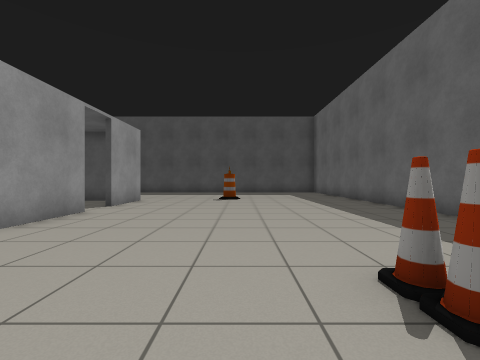
view 1 (above)

20 first-person views from a walk through a Gazebo world. The camera is 0.9 m above the floor, looks level and sees 90° across. The floor is counted in squares, 1 m on a side. Each view is taken from the middle of a square. On the plan, view 1 faces up. The plan holds only what a view shows up to about 10 squares ahead; the rest is blank. The robots in the file are not drawn. Simple patterns stand in for the simulator's built-in surfaces.

view 2
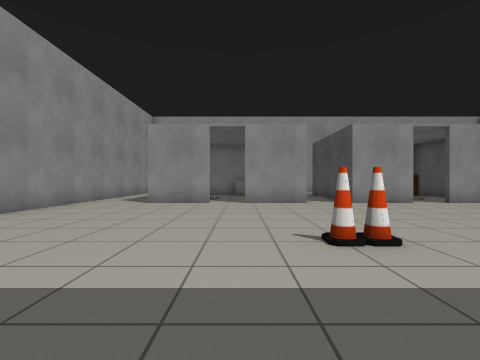

view 3
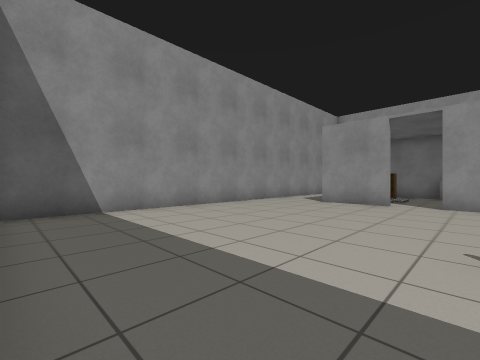

view 4
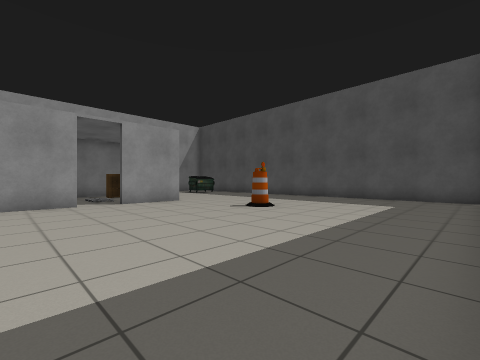

view 5
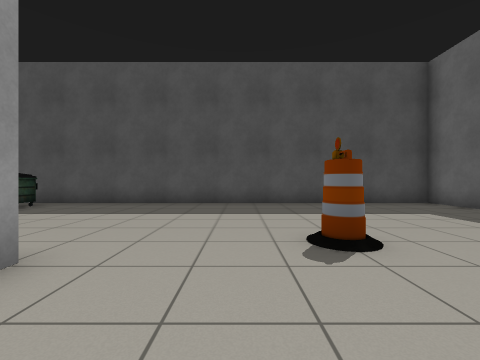

view 6
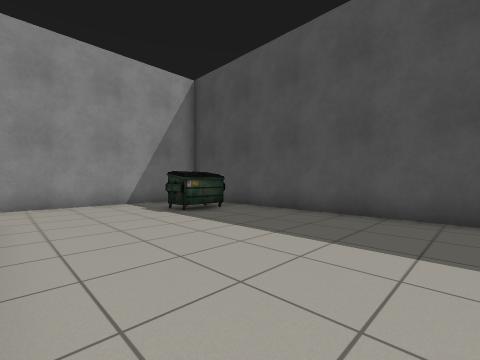

view 7
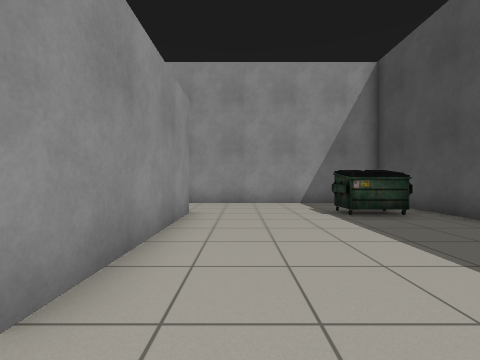

view 8
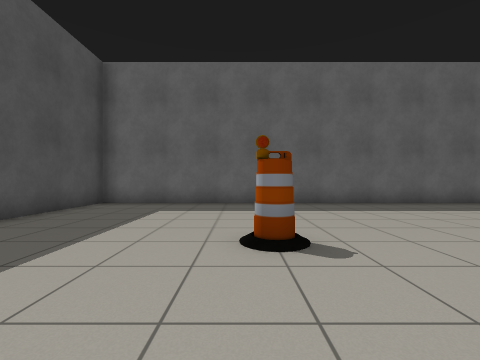

view 9
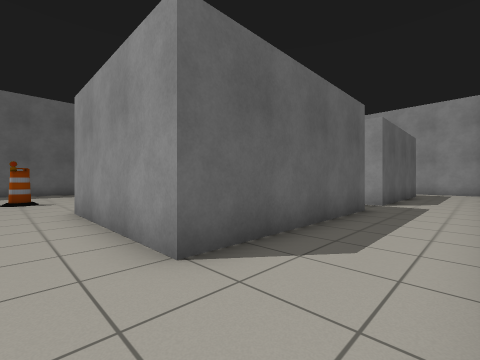

view 10
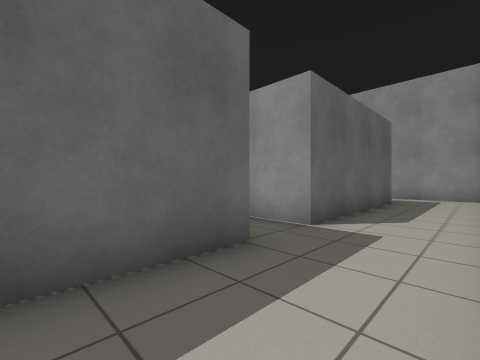

view 11
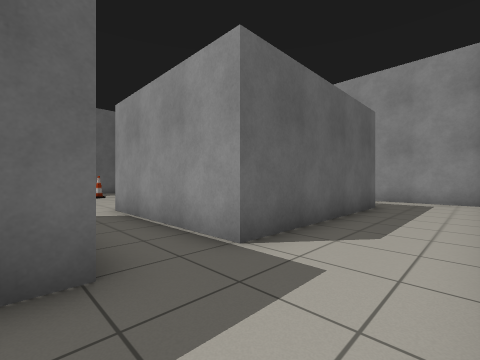

view 12
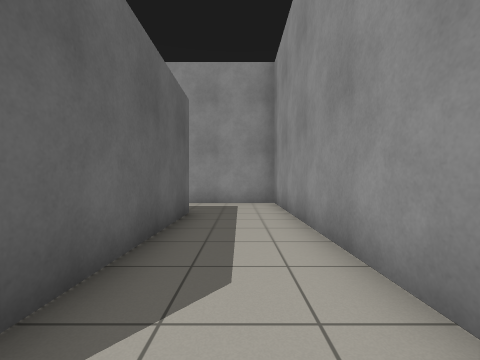

view 13
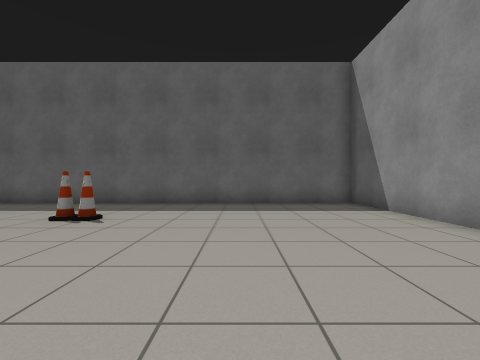

view 14
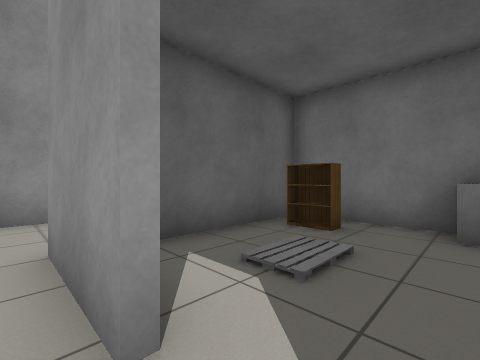

view 15
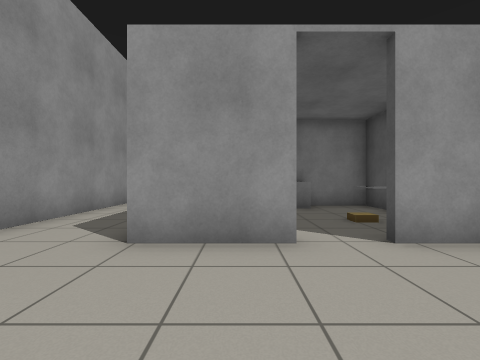

view 16
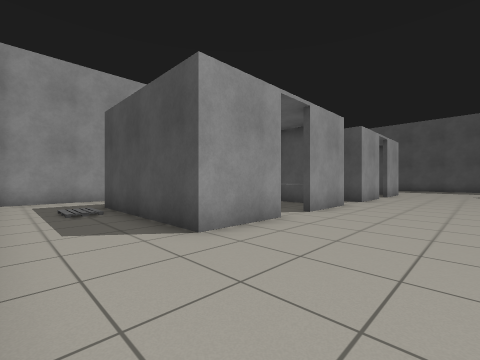

view 17
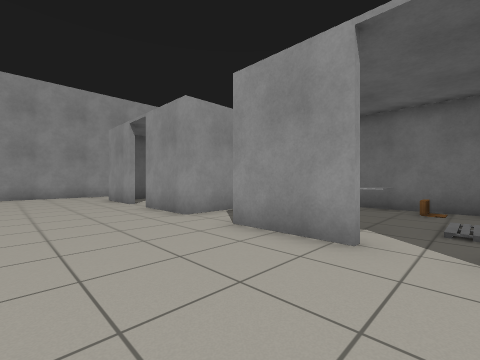

view 18
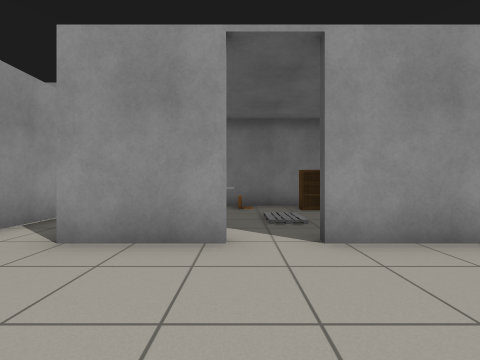

view 19
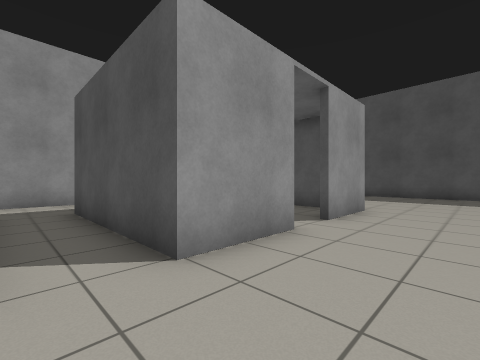

view 20
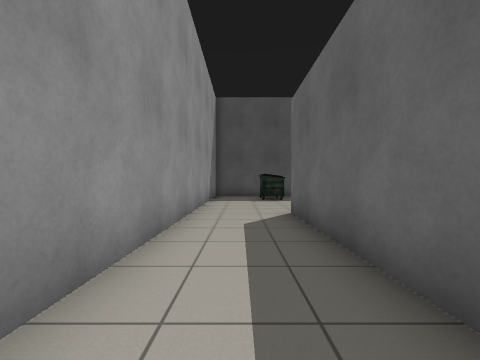

### Floor plan
Ten units are one square. View 1 is at (0, 0); x grows to the right and y downward. Boxes are objects, and circles mark ways between rooms. Rooms are numbered by the first view taken in them; rooms with no view inside come last. Other rooms are left out.
<svg viewBox="-128 -179 187 247">
<path fill="none" stroke="#000" d="M-44 -56 -44 -44 -96 -44 -96 -106 -44 -106 -44 -81M-44 11 -44 36 -96 36 -96 -26 -44 -26 -44 -1M54 -174 -123 -174 -123 63 54 63 54 -174M-59 -24 -94 -24 -94 34 -56 34"/>
<rect x="-105" y="-165" width="20" height="20" fill="#bbb"><title>dumpster</title></rect>
<rect x="-15" y="-125" width="20" height="20" fill="#bbb"><title>barrel</title></rect>
<rect x="5" y="-25" width="10" height="10" fill="#bbb"><title>cone</title></rect>
<rect x="-95" y="-5" width="10" height="10" fill="#bbb"><title>cabinet</title></rect>
<rect x="-85" y="15" width="10" height="20" fill="#bbb"><title>bookshelf</title></rect>
<rect x="-65" y="-15" width="20" height="20" fill="#bbb"><title>other object</title></rect>
<rect x="-65" y="-15" width="10" height="10" fill="#bbb"><title>cardboard box</title></rect>
<circle cx="-50" cy="10" r="3" fill="#2a7"/>
<text x="-30" y="-60">1</text>
<text x="-70" y="10">2</text>
</svg>
Room 1 opens to room 2.

Where each view was taken, in squares from view 1:
view 1: 0 up, 0 right, facing up
view 2: 0 up, 5 right, facing left
view 3: 1 up, 5 right, facing down-left
view 4: 5 up, 5 right, facing up-left
view 5: 8 up, 2 left, facing up
view 6: 11 up, 3 left, facing up-left
view 7: 12 up, 3 left, facing left
view 8: 12 up, 4 left, facing right
view 9: 12 up, 12 left, facing down-right
view 10: 7 up, 12 left, facing down-right
view 11: 5 up, 12 left, facing down-right
view 12: 3 up, 11 left, facing down
view 13: 2 down, 4 left, facing right
view 14: 0 up, 4 left, facing down-left
view 15: 2 down, 1 left, facing left
view 16: 6 down, 1 left, facing up-left
view 17: 8 up, 1 left, facing down-left
view 18: 7 up, 1 left, facing left
view 19: 3 up, 2 left, facing up-left
view 20: 4 up, 11 left, facing up
